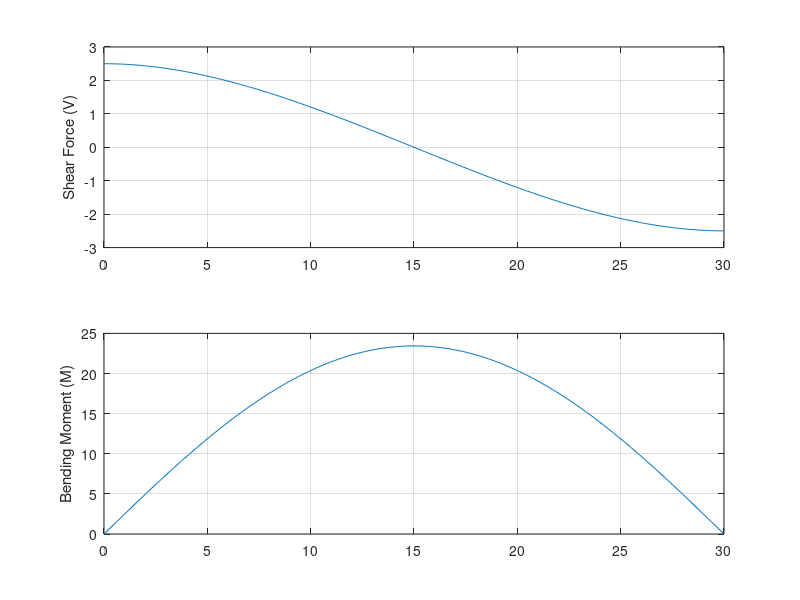

Source code (MATLAB):
x = 0:0.1:30;
alpha = 1; % Set a baseline constant
V = alpha * (x.^3/2700 - x.^2/60 + 2.5);
M = alpha * (x.^4/10800 - x.^3/180 + 2.5*x);

subplot(2,1,1); plot(x, V); grid on; ylabel('Shear Force (V)');
subplot(2,1,2); plot(x, M); grid on; ylabel('Bending Moment (M)');
